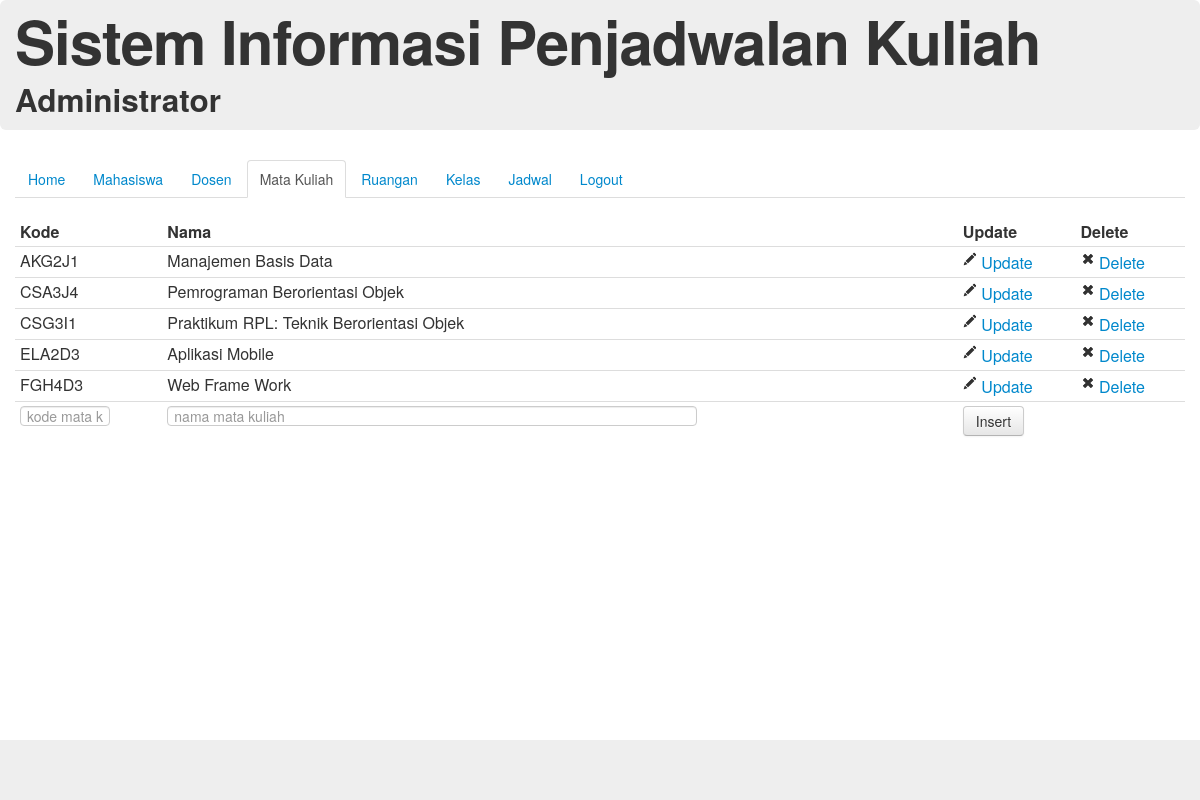
Screenshot of /index.php/adminController/viewMatakuliah with the database file from the repository.
### tables this page shows
CREATE TABLE `mata_kuliah` (
  `kode_matakuliah` varchar(6) NOT NULL,
  `nama_matakuliah` varchar(50) NOT NULL
);

### application/controllers/adminController.php (called while the page is built, shortened)
<?php if ( ! defined('BASEPATH')) exit('No direct script access allowed');
class AdminController extends CI_Controller {
	function viewMatakuliah($message = -1, $messageData=""){
		$data['active'] = "matakuliah";
		$this->load->model('matakuliah');
		$data['matakuliah'] = $this->matakuliah->get_all();
		$data['messageData'] = $messageData;
		$this->load->view('header');
		$this->load->view('admin/menu',$data);
		$this->load->view('admin/tabelMatakuliah',$data);
		$this->load->view('footer');
	}
}

### index.php (called while the page is built, shortened)
<?php
require_once BASEPATH.'core/CodeIgniter.php';

### application/models/matakuliah.php (called while the page is built, shortened)
<?php
class Matakuliah extends CI_Model{
	function get_all(){
		$query = $this->db->get('mata_kuliah');
		return $query->result();
	}
} ?>

### application/views/admin/tabelMatakuliah.php (the view)
<div id="content">
	<table class="table table-hover table-condensed">
		<thead>
			<tr>
				<th>Kode</th>
				<th>Nama</th>
				<th>Update</th>
				<th>Delete</th>
			</tr>
		</thead>
		<tbody>
			<?php foreach ($matakuliah as $mk){
				echo "<tr><td>". $mk->kode_matakuliah;
				echo "</td><td>". $mk->nama_matakuliah;
				echo "</td><td>";
				echo "<a href='". base_url() ."index.php/adminController/formUpdateMatakuliah/". $mk->kode_matakuliah ."' title='Update'><i class='icon-pencil'></i> Update</a></td><td>";
				echo "<a href='". base_url() ."index.php/adminController/deleteMatakuliah/". $mk->kode_matakuliah ."' title='Delete'><i class='icon-remove'></i> Delete</a>";
				echo "</td></tr>";
			}
			?>
		</tbody>
		<tfoot>
			<form action="<?php echo base_url(); ?>index.php/adminController/insertMatakuliah" method="POST">
				<tr>
					<td><input class="input-small" type="text" name="kode_matakuliah" placeholder="kode mata kuliah" maxlength="6"></td>
					<td><input class="input-xxlarge" type="text" name="nama_matakuliah" placeholder="nama mata kuliah" maxlength="50"></td>
					<td><input class="btn" type="submit" value="Insert"></td>
					<td></td>
				</tr>
			</form>
		</tfoot>
	</table>
</div>

### rows the page displays
mata_kuliah: kode_matakuliah "AKG2J1", nama_matakuliah "Manajemen Basis Data"
mata_kuliah: kode_matakuliah "CSA3J4", nama_matakuliah "Pemrograman Berorientasi Objek"
mata_kuliah: kode_matakuliah "CSG3I1", nama_matakuliah "Praktikum RPL: Teknik Berorientasi Objek"
mata_kuliah: kode_matakuliah "ELA2D3", nama_matakuliah "Aplikasi Mobile"
mata_kuliah: kode_matakuliah "FGH4D3", nama_matakuliah "Web Frame Work"
